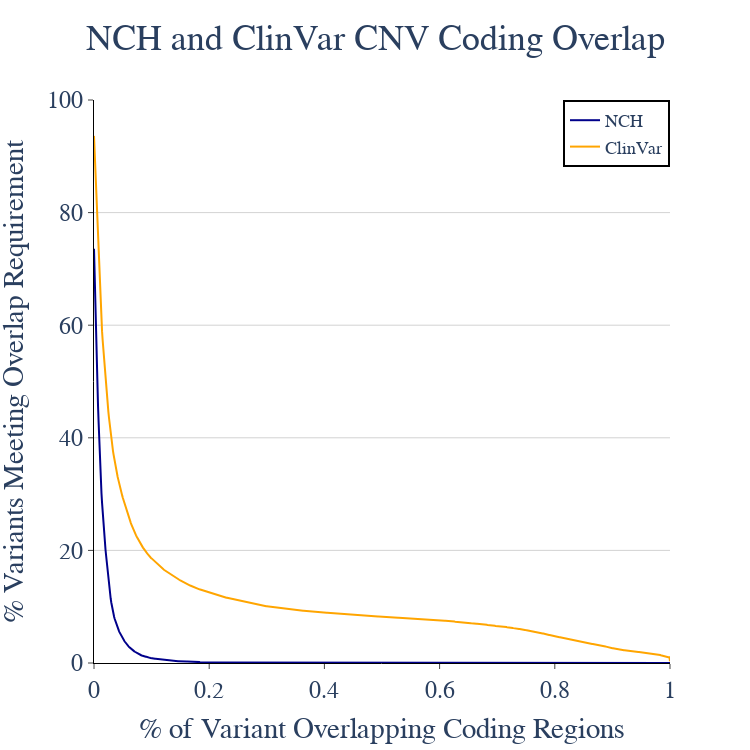

This figure's notebook cell:
### Markdown cell above
### Supp Figures

### Code cell
fig = go.Figure(fig0)

thrs = list(np.arange(0, 1.001, 0.001))
vals_nch = []
vals_clinvar = []

N = len(df)
M = len(dv)

for thr in thrs:
    vals_nch.append(100 * len(df[df["cds_overlap_fraction"] > thr]) / N)
    vals_clinvar.append(100 * len(dv[dv["cds_overlap_fraction"] > thr]) / M)

fig.add_trace(
    go.Scatter(
        x=thrs,
        y=vals_nch,
        name="NCH",
        marker_color="darkblue",
    )
)

fig.add_trace(
    go.Scatter(
        x=thrs,
        y=vals_clinvar,
        name="ClinVar",
        marker_color="orange",
    )
)

fig.update_xaxes(title="% of Variant Overlapping Coding Regions", range=[0, 1])
fig.update_yaxes(title="% Variants Meeting Overlap Requirement", range=[0, 100])
fig.update_layout(
    title_text="NCH and ClinVar CNV Coding Overlap",
    title_x=0.5,
    height=750,
    width=750,
    legend=dict(x=1, xanchor="right", bgcolor="rgba(0,0,0,0)"),
)
fig.show()

### Figure 1 — Plotly figure (JSON) as saved in the notebook; plotly's stock layout.template omitted (floating-point values rounded to 4 significant figures; data arrays with more than 128 entries replaced by an {"elided": "..."} marker saying what was removed)
{"data": [{"marker": {"color": "darkblue"}, "name": "NCH", "type": "scatter", "x": {"elided": "1001 float values"}, "y": {"elided": "1001 float values"}}, {"marker": {"color": "orange"}, "name": "ClinVar", "type": "scatter", "x": {"elided": "1001 float values"}, "y": {"elided": "1001 float values"}}], "layout": {"font": {"family": "Arial", "size": 24}, "height": 750, "legend": {"bgcolor": "rgba(0,0,0,0)", "bordercolor": "black", "borderwidth": 2, "font": {"size": 18}, "x": 1, "xanchor": "right", "y": 1, "yanchor": "top"}, "plot_bgcolor": "white", "title": {"font": {"size": 36}, "text": "NCH and ClinVar CNV Coding Overlap", "x": 0.5}, "width": 750, "xaxis": {"linecolor": "black", "range": [0, 1], "ticks": "outside", "title": {"text": "% of Variant Overlapping Coding Regions"}}, "yaxis": {"gridcolor": "lightgray", "linecolor": "black", "range": [0, 100], "ticks": "outside", "title": {"text": "% Variants Meeting Overlap Requirement"}}}}
